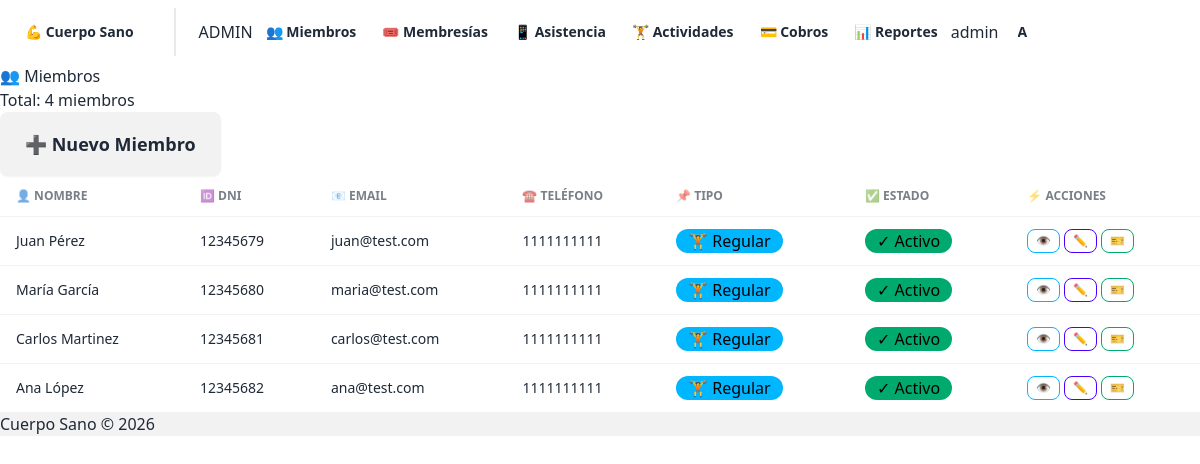
The app's page /miembros/ (signed in), older data.
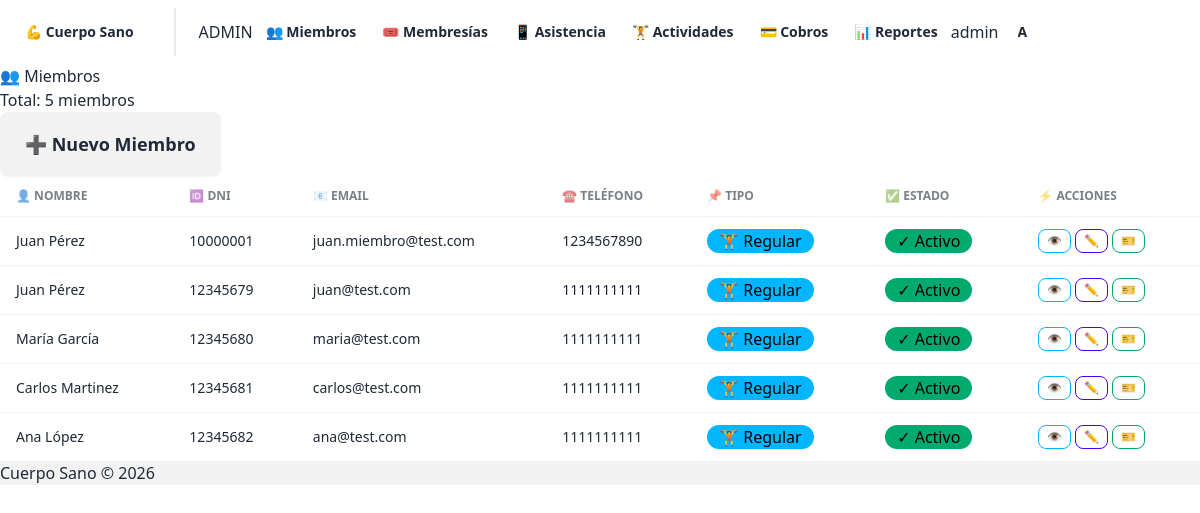
The same page, newer data.
### miembros/models.py (models this page shows, shortened)
class Miembro(models.Model):
    TIPO_CHOICES = [
        ('REGULAR', 'Regular'),
        ('ESTUDIANTE', 'Estudiante'),
        ('MAYOR', 'Persona Mayor'),
    ]
    usuario = models.OneToOneField(User, on_delete=models.SET_NULL, null=True, blank=True, related_name='miembro')
    nombre = models.CharField(max_length=100)
    apellido = models.CharField(max_length=100)
    dni = models.CharField(max_length=15, unique=True)
    email = models.EmailField(blank=True)
    telefono = models.CharField(max_length=20, blank=True)
    foto = CloudinaryField('foto', folder='miembros', blank=True, null=True)
    tipo_miembro = models.CharField(max_length=20, choices=TIPO_CHOICES, default='REGULAR')
    activo = models.BooleanField(default=True)
    fecha_alta = models.DateField(auto_now_add=True)

### miembros/views.py (the view)
# urls.py: path('', views.lista_miembros, name='lista'),
@login_required
def lista_miembros(request):
    if not _puede_ver_miembros(request.user):
        return HttpResponseForbidden('No tienes permiso para ver esta página')
    miembros = Miembro.objects.all().order_by('-fecha_alta')
    context = {
        'miembros': miembros,
        'total': miembros.count(),
    }
    return render(request, 'miembros/lista.html', context)

### miembros/templatetags/custom_tags.py (called while the page is built)
@register.filter
def has_group(user, group_name):
    return user.groups.filter(name=group_name).exists()

### miembros/views.py (called while the page is built)
def _puede_ver_miembros(user):
    return user.groups.filter(name__in=['Admin', 'Recepcion']).exists()

### miembros/templates/miembros/lista.html (shortened to what this page needs)
{% extends 'base.html' %}
{% block content %}
<div class="space-y-6">
    <div class="flex justify-between items-center">
        <div>
            <h1 class="text-4xl font-bold text-gray-800">👥 Miembros</h1>
            <p class="text-gray-600 text-sm mt-1">Total: <span class="font-semibold text-indigo-600">{{ total }} miembros</span></p>
        </div>
        <a href="{% url 'miembros:crear' %}" class="btn btn-lg bg-indigo-600 hover:bg-indigo-700 text-white border-0 shadow-md">
            ➕ Nuevo Miembro
        </a>
    </div>
    {% if miembros %}
    <div class="card bg-white shadow-lg border border-gray-100 rounded-xl overflow-hidden">
        <div class="overflow-x-auto">
            <table class="table w-full text-sm">
                <thead class="bg-gradient-to-r from-indigo-50 to-blue-50 border-b-2 border-indigo-200">
                    <tr>
                        <th class="text-indigo-900 font-bold">👤 NOMBRE</th>
                        <th class="text-indigo-900 font-bold">🆔 DNI</th>
                        <th class="text-indigo-900 font-bold">📧 EMAIL</th>
                        <th class="text-indigo-900 font-bold">☎️ TELÉFONO</th>
                        <th class="text-indigo-900 font-bold">📌 TIPO</th>
                        <th class="text-indigo-900 font-bold">✅ ESTADO</th>
                        <th class="text-indigo-900 font-bold">⚡ ACCIONES</th>
                    </tr>
                </thead>
                <tbody class="divide-y divide-gray-200">
                    {% for miembro in miembros %}
                    <tr class="hover:bg-gray-50 transition-colors">
                        <td class="font-bold text-gray-900">{{ miembro.nombre }} {{ miembro.apellido }}</td>
                        <td class="font-mono text-gray-700">{{ miembro.dni }}</td>
                        <td class="text-gray-600">{{ miembro.email|default:'—' }}</td>
                        <td class="text-gray-600">{{ miembro.telefono|default:'—' }}</td>
                        <td>
                            {% if miembro.tipo_miembro == 'REGULAR' %}
                                <span class="badge badge-lg badge-info text-white font-semibold">🏋️ Regular</span>
                            {% elif miembro.tipo_miembro == 'ESTUDIANTE' %}
                                <span class="badge badge-lg badge-success text-white font-semibold">🎓 Estudiante</span>
                            {% else %}
                                <span class="badge badge-lg badge-warning text-gray-900 font-semibold">⭐ VIP</span>
                            {% endif %}
                        </td>
                        <td>
                            {% if miembro.activo %}
                            <span class="badge badge-lg badge-success gap-1 text-white font-semibold">✓ Activo</span>
                            {% else %}
                            <span class="badge badge-lg badge-ghost gap-1 font-semibold">✗ Inactivo</span>
                            {% endif %}
                        </td>
                        <td class="space-x-1 flex gap-1">
                            <a href="{% url 'miembros:detalle' miembro.pk %}" class="btn btn-xs btn-outline btn-info" title="Ver detalles">👁️</a>
                            <a href="{% url 'miembros:editar' miembro.pk %}" class="btn btn-xs btn-outline btn-primary" title="Editar">✏️</a>
                            <a href="{% url 'miembros:carnet' miembro.pk %}" class="btn btn-xs btn-outline btn-success" title="Ver carnet">🎫</a>
                        </td>
                    </tr>
                    {% endfor %}
                </tbody>
            </table>
        </div>
    </div>
    {% else %}
    <div class="alert alert-info">
        <div>No hay miembros registrados aún. <a href="{% url 'miembros:crear' %}" class="link">Crear el primero</a></div>
    </div>
    {% endif %}
</div>
{% endblock %}

Row changes from the older to the newer data that the page shows:
added Miembro: nombre "Juan", apellido "Pérez", dni "10000001", email "juan.miembro@test.com", telefono "1234567890", tipo_miembro "🏋️ Regular", activo "✓ Activo"
Text that changed along with them:
{{ total }}: "4" → "5"
